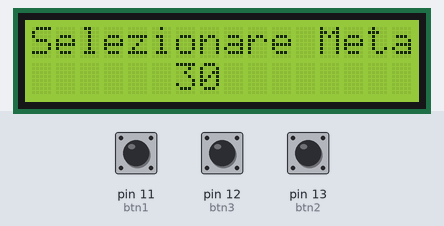
A sketch run on a simulated Arduino Uno, built with avr-gcc and run on an emulated ATmega328P. On the bench: 16×2 character LCD. The inputs (shaded band) are chosen by the test bench; at power-on: pin 13 (btn2) HIGH, pin 11 (btn1) HIGH, pin 12 (btn3) HIGH.

Above: at 4.2 s.
4.3 s: pin 13 (btn2) pulled LOW for 0.15 s
At 5.0 s:
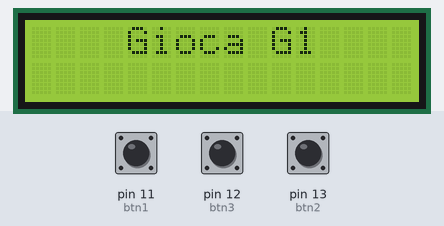
5.9 s: pin 11 (btn1) pulled LOW for 0.15 s
At 7.2 s:
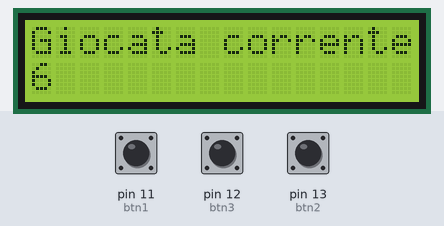
7.5 s: pin 13 (btn2) pulled LOW for 1 s
At 8.0 s:
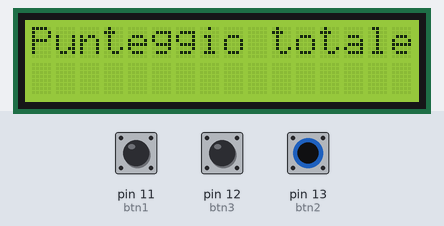
11.0 s: pin 13 (btn2) pulled LOW for 0.15 s
At 11.8 s:
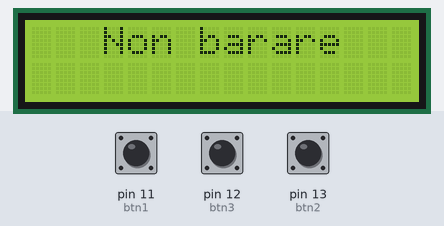
12.6 s: pin 12 (btn3) pulled LOW for 0.15 s
At 13.8 s:
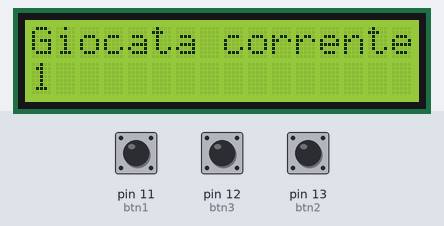
14.2 s: pin 11 (btn1) pulled LOW for 1 s
At 16.3 s:
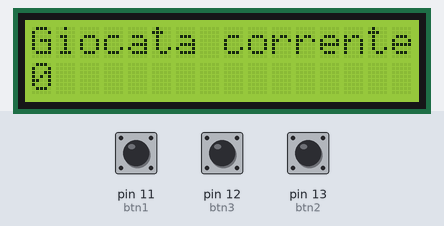
Timing chart, 0 to 17.7 s (numbered marks = the images above; inputs shaded):
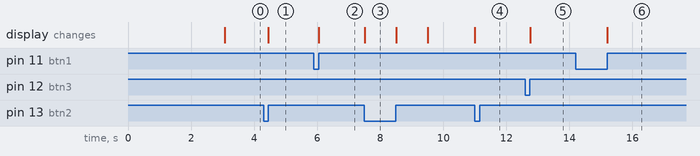

The sketch:

AngelaGameWithLCD.ino
```cpp
#include <LiquidCrystal.h>
LiquidCrystal lcd(1, 2, 4, 5, 6, 7);
const int btn1 = 11;
const int btn2 = 13;
const int btn3 = 12;
int turno;
int somma;
int meta;
int giocataPre;
int t;
bool decisioneMeta;
bool primaVolta;
void setup() {
  // put your setup code here, to run once:
  turno = 0;
  somma = 0;
  meta = 30;
  giocataPre = 0;
  t = 1000;
  decisioneMeta = false;
  primaVolta = true;
  pinMode(btn1, INPUT_PULLUP);
  pinMode(btn2, INPUT_PULLUP);
  pinMode(btn3, INPUT_PULLUP);
  lcd.begin(16, 2);
  lcd.setCursor(0,0);
  lcd.print("  ANGELA  GAME  ");
  lcd.setCursor(0,1);
  lcd.print(" Fatto da Marko");
  delay(t*3);
  lcd.clear();
}

void loop() {
  cambioMeta();
  nuovaGiocata();
  winOrLose();
}

void nuovaGiocata()
{
  ritardo();
  if (turno == 0)
  {
    caso0(assegnaValore());
  }
  else if (turno == 1 || turno == -1)
  {
    if (somma >= meta) {
      winOrLose();
    }
    else
    {
      if (giocataPre == 0) {
        caso4(assegnaValore());
      }
      else {
        casoEX(assegnaValore());
      }
    }
  }
}


int assegnaValore()
{
  int giocata = 0;
  if (decisioneMeta == true && primaVolta == true)
  {
    sistemaCursore(4, 0); lcd.print("Gioca G1");
    primaVolta = false;
    decisioneMeta == false;
  }
  while (digitalRead(btn2) == HIGH)
  {
    if (digitalRead(btn3) == LOW)
    {
      ritardo();
      giocata++;
      if (giocata > 6)
      {
        giocata = 0;
      }
       lcd.setCursor(0, 0);
       lcd.print("Giocata corrente");
       lcd.setCursor(0, 1);
       lcd.print(String(giocata));
       lcd.setCursor(1,1),lcd.print("                         ");
    }
    if (digitalRead(btn1) == LOW)
    {
      ritardo();
      giocata--;
      if(giocata < 0)
      {
        giocata = 6;
      }
      lcd.setCursor(0, 0);
      lcd.print("Giocata corrente");
      lcd.setCursor(0, 1);
      lcd.print(String(giocata));
      lcd.setCursor(1,1),lcd.print("                         ");
    }
  }
  return giocata;
}


void caso0(int giocata)
{
  if (giocata == 0)
  {
    sistemaCursore(0, 1);
    lcd.print(String(giocata));
    lcd.setCursor(0,0);
    lcd.print("Punteggio Totale");
    delay(t);
  }
  else
  {
    selezioneCorretta(giocata);
    lcd.clear();
  }
  sistemaCursore(4, 0); lcd.print("Gioca G2"); delay(t);
  turno = -1;
  nuovaGiocata();
}


void casoEX(int giocata)
{
  assegnaValore();
  if (giocataPre == giocata || giocataPre == (7 - giocata) ||giocata == 0)
  {
    selezioneErrata(giocata);
  }
  else
  {
    selezioneCorretta(giocata);
    lcd.clear();
    switchTurno();
  }
  nuovaGiocata();
}

void caso4(int giocata)
{
  sistemaCursore(0, 0); lcd.print(giocata);
  assegnaValore();
  if (giocata == 0)
  {
    selezioneErrata(giocata);
  }
  else {
    selezioneCorretta(giocata);
    lcd.clear();
    switchTurno();
  }
  nuovaGiocata();
}


void cambioMeta()
{
  if (decisioneMeta == false)
  {
    sistemaCursore(0, 0);
    lcd.print("Selezionare Meta");
    lcd.setCursor(6, 1);
    lcd.print(String(meta));
    while (digitalRead(btn2) == HIGH)
    {
      if (digitalRead(btn3) == LOW)
      {
        ritardo();
        meta++;
        if (meta > 99)
        {
          meta = 30;
        }
        lcd.setCursor(6, 1);
        lcd.print(String(meta));
      }
      else if (digitalRead(btn1) == LOW)
      {
        ritardo();
        meta--;
        if (meta < 30)
        {
          meta = 99;
        }
        lcd.setCursor(6, 1);
        lcd.print(String(meta));
      }
    }
    decisioneMeta = true;
  }
}


void ritardo()
{
  while (digitalRead(btn1) == LOW || digitalRead(btn2) == LOW || digitalRead(btn3) == LOW)
  {}
}


void switchTurno()
{
  if (turno == -1)
  {
    sistemaCursore(4, 0);
    turno = 1;
    lcd.print("Gioca G1");
    delay(t);
    lcd.setCursor(0, 0);
    lcd.print("Giocata corrente");
    lcd.setCursor(0, 1);
    lcd.print(String(0));
  }
  else if (turno == 1)
  {
    sistemaCursore(4, 0);
    turno = -1;
    lcd.print("Gioca G2");
    delay(t);
    lcd.setCursor(0, 0);
    lcd.print("Giocata corrente");
    lcd.setCursor(0, 1);
    lcd.print(String(0));
  }
}


void winOrLose()
{
  sistemaCursore(0, 0);
  if ((somma == meta && turno == 1) || (somma >= meta && turno == 1))
  {
    sistemaCursore(4, 0);
    lcd.print("Ha vinto");
    lcd.setCursor(0, 1);
    lcd.print("il giocatore 1!");
    delay(t);
    setup();
  }
  else if ((somma == meta && turno == -1) || (somma >= meta && turno == -1))
  {
    sistemaCursore(4, 0);
    lcd.print("Ha vinto");
    lcd.setCursor(0, 1);
    lcd.print("il giocatore 2!");
    delay(t);
    setup();
  }
}


void sistemaCursore(int p1, int p2)
{
  lcd.clear();
  lcd.setCursor(p1, p2);
}


void selezioneCorretta(int giocata)
{
  giocataPre = giocata;
  somma += giocata;
  sistemaCursore(0, 0); lcd.print("Punteggio totale: "); delay(t);
  lcd.setCursor(0, 1); lcd.print(String(somma)); delay(t);
}


void selezioneErrata(int giocata)
{
  sistemaCursore(3, 0);
  lcd.print("Non barare");
  delay(t);
}
```

Measured:
- after the input at 4.3 s, the display: changes after 0.15 s (image 1)
- after the input at 5.9 s, the display: changes after 0.16 s (image 2)
- after the input at 7.5 s, the display: changes at once (image 3)
- after the input at 11.0 s, the display: changes at once (image 4)
- after the input at 12.6 s, the display: changes after 0.16 s (image 5)
- after the input at 14.2 s, the display: changes after 1.0 s (image 6)
